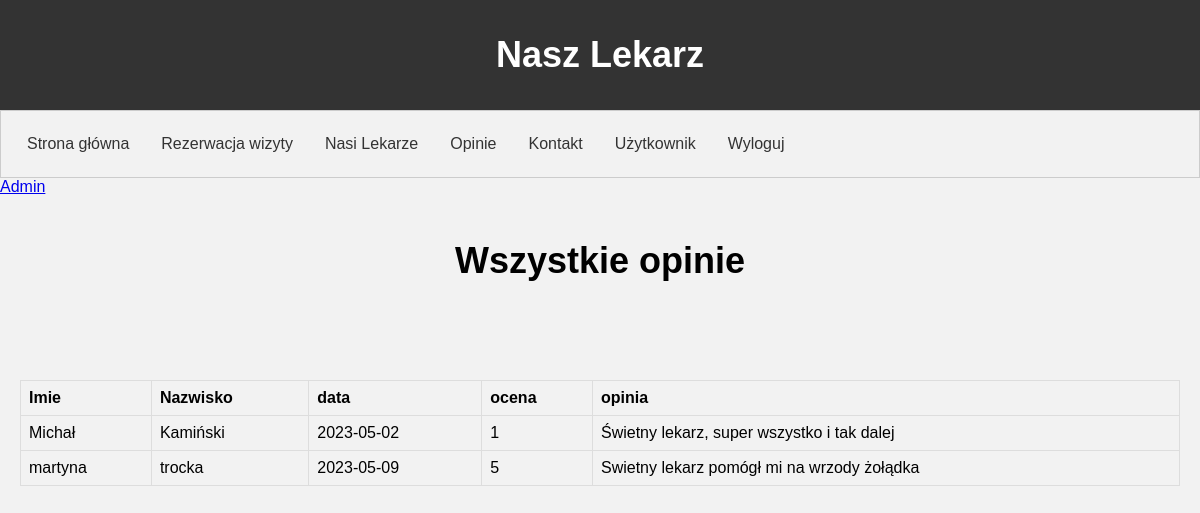
Before: /opinie.php (signed in) with the older database file.
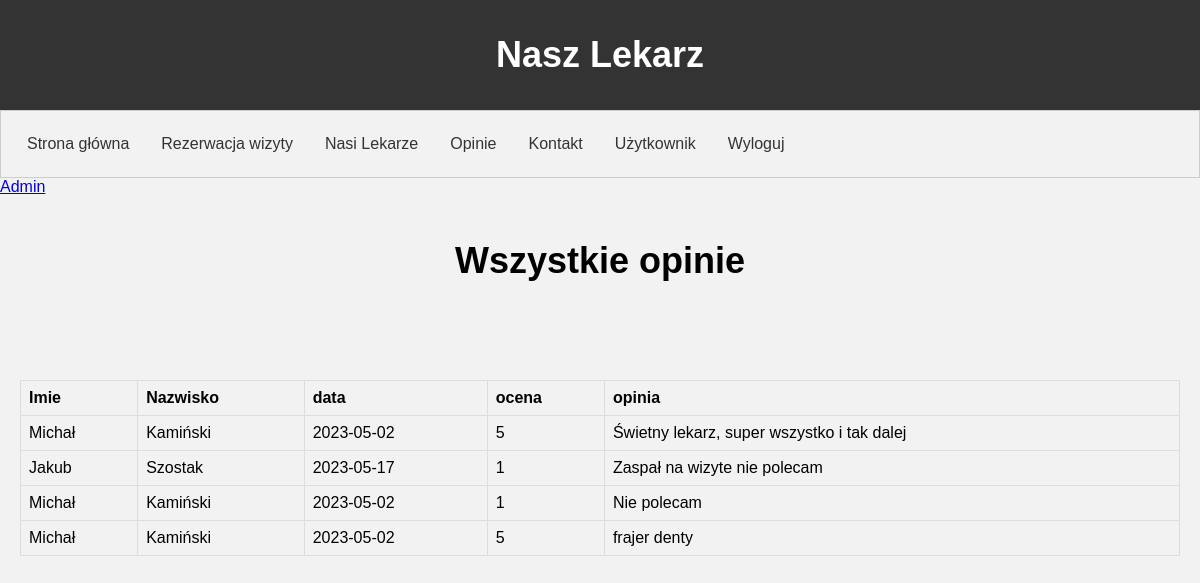
After: the same page with the newer database file.
### tables this page shows
CREATE TABLE `user` (
  `id` int(11) NOT NULL,
  `login` varchar(255) NOT NULL,
  `pass` varchar(255) NOT NULL,
  `email` varchar(255) NOT NULL,
  `typ` tinyint(1) NOT NULL
);

CREATE TABLE `opinie` (
  `id` int(11) NOT NULL,
  `id_lekarza` int(20) NOT NULL,
  `imie` varchar(30) NOT NULL,
  `nazwisko` varchar(30) NOT NULL,
  `data` date NOT NULL,
  `opinia` text NOT NULL,
  `ocena` int(1) NOT NULL
);

### opinie.php (the view, shortened to what this page needs)
<!DOCTYPE html>
<html>
  <head>
    <link rel="stylesheet" type="text/css" href="style.css">
  </head>
  <body>
    <header>
      <h1>Nasz Lekarz</h1>
    </header>
    <nav>
      <ul>
        <li><a href="index.php">Strona główna</a></li>
        <li><a href="rezerwacje.php">Rezerwacja wizyty</a></li>
        <li><a href="NasiLekarze.php">Nasi Lekarze</a></li>
        <li><a href="opinie.php">Opinie</a></li>
        <li><a href="kontakt.php">Kontakt</a></li>
        <li><a href='user.php'>Użytkownik</a></li>
        <li><a href="wyloguj.php">Wyloguj</a></li>
      </ul>
    </nav>
    <?php
	include 'connect.php';
      if(isSet($_SESSION["login"])){
        $user = $_SESSION["login"];
      }
      else{
        echo '<script type="text/javascript">
              window.location = "login.html";
              </script>';
      }
    if(isSet($_SESSION["login"])){
      $query = mysqli_query($con,"SELECT * FROM user WHERE login=\"$user\"");
      if (mysqli_num_rows($query) > 0) {
          while($row = mysqli_fetch_assoc($query)) {
            if($row["typ"]==1){
              echo "<a href='admin.php'>Admin</a>";
            }
          }
        }
    }
    ?>
    <main>
      <h1>Wszystkie opinie </h1>
      <?php
      include 'connect.php';
      echo'<br><br><br>';
    	$query = mysqli_query($con, "SELECT * FROM opinie");
        if (mysqli_num_rows($query) > 0) {
    	echo'<table>';
    	echo"<tr>";
    		echo"<th>Imie</th>";
    		echo"<th>Nazwisko</th>";
        echo"<th>data</th>";
        echo"<th>ocena</th>";
        echo"<th>opinia</th>";
    	echo"</tr>";
    	while($row = mysqli_fetch_assoc($query)) {
    		echo "<tr>";
    		echo "<td>" .  $row["imie"] . "</td>";
    		echo "<td>" .  $row["nazwisko"] . "</td>";
        echo "<td>" .  $row["data"] . "</td>";
        echo "<td>" .max(1, min(5, $row["ocena"])). "</td>";
        echo "<td>" .  $row["opinia"] . "</td>";
    		echo "</tr>";
      }
    	echo"</table>";
    	 }
      ?>
      <br>
    </main>
  </body>
</html>

### connect.php (shortened to what this page needs)
<html>
<body>
</body>
</html>

### style.css (style rules this page uses)
body { font-family: Arial, sans-serif; margin: 0; padding: 0; background-color: #f2f2f2; }
header { background-color: #333; color: #fff; padding: 10px; text-align: center; }
nav { background-color: #f2f2f2; border: 1px solid #ccc; padding: 10px; }
ul { list-style-type: none; margin: 0; padding: 0; overflow: hidden; }
li { float: left; }
li a { display: block; color: #333; text-align: center; padding: 14px 16px; text-decoration: none; }
main { padding: 20px; }
h1 { text-align: center; font-size: 36px; }
table { width: 100%; border-collapse: collapse; margin-top: 20px; text-align: center; }
th, td { text-align: left; padding: 8px; border: 1px solid #ddd; }
tr:nth-child(even) { background-color: #f2f2f2; }

Changed rows visible on the page:
removed opinie: imie "martyna", nazwisko "trocka", data "2023-05-09", ocena "5", opinia "Swietny lekarz pomógł mi na wrzody żołądka"
changed opinie "Świetny lekarz, super wszystko i tak dalej": ocena "1" → "5"
added opinie: imie "Jakub", nazwisko "Szostak", data "2023-05-17", ocena "1", opinia "Zaspał na wizyte nie polecam"
added opinie: imie "Michał", nazwisko "Kamiński", data "2023-05-02", ocena "1", opinia "Nie polecam"
added opinie: imie "Michał", nazwisko "Kamiński", data "2023-05-02", ocena "5", opinia "frajer denty"
